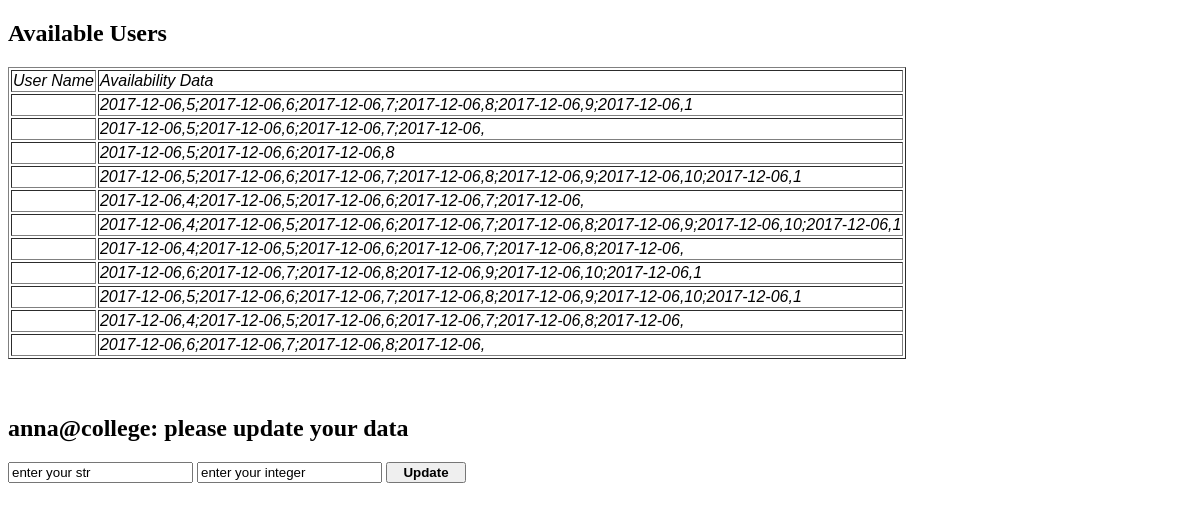
The app's page /manage_database (signed in), older data.
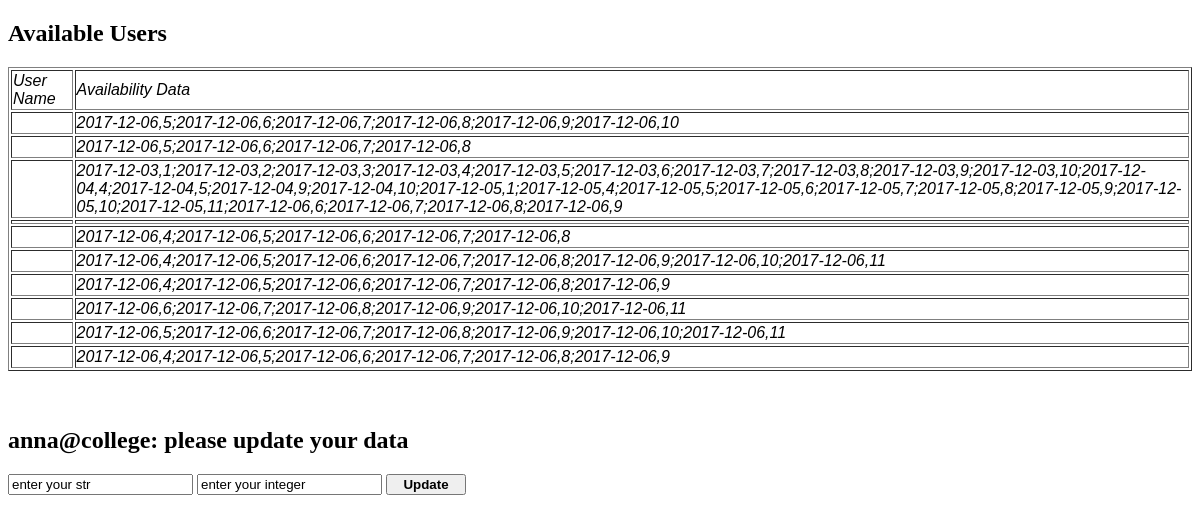
The same page, newer data.
### db_manager.py (models this page shows)
class _Dancer(_Base):
  __tablename__ = 'dancers'
  id = Column(Integer, primary_key=True)
  username = Column(String)
  firstname = Column(String)
  lastname = Column(String)
  availability = Column(String)
  password = Column(String)
  nonharvard = Column(Boolean)
  choreographer = Column(Boolean)
  dancers = Column(String)

### views.py (the view)
@app.route("/manage_database", methods=['GET', 'POST'])
@login_required
def manage_database():
  user_id = fk.request.cookies.get('user_id')
  if fk.request.method == 'POST':
    if "update" in fk.request.form:
      user_data = {}
      user_data["firstname"] = fk.request.form["firstname"]
      user_data["lastname"]  = fk.request.form["lastname"]
      user_data["email"]  = fk.request.form["email"]
      user_data["nonharvard"]  = fk.request.form["nonharvard"]
      user_data["choreographer"]  = fk.request.form["choreographer"]
      print("user_data: ", user_id, user_data)
      dm.user_update(user_id, user_data)
      db_list = dm.get_user_data_list()
      return fk.render_template('database_manager.html', data_list=db_list, user_name=user_id)
    else:
      raise("This button has not been handled yet")
  elif fk.request.method == 'GET':
    db_list = dm.get_user_data_list()
    return fk.render_template('database_manager.html', data_list=db_list, user_name=user_id)

### db_manager.py (called while the page is built)
def is_valid_user(username):
  s = _session()
  try:
    user = s.query(_Dancer).filter_by(username=username).one()
  except:
    return False
  else:
    return True

def get_user_data_list():
  class Dummy:
    def __init__(self, username, firstname, lastname, nonharvard, choreographer, dancers, availability):
      self.username = username
      self.firstname = firstname
      self.lastname = lastname
      self.nonharvard = nonharvard
      self.choreographer = choreographer
      self.dancers = dancers
      self.availability = availability
  s = _session()
  q = s.query(_Dancer)
  db_list = []
  for u in q:
    if u.username != 'harvardballetcompany@gmail.com':
      db_list.append(Dummy(u.username, u.firstname, u.lastname, u.nonharvard, u.choreographer, u.dancers, u.availability))
  return sorted(db_list, key = lambda x: x.firstname)

### views.py (called while the page is built)
def login_required(f):
  @wraps(f)
  def wrapper(*args, **kwargs):
    name = fk.request.cookies.get('user_id')
    if not dm.is_valid_user(name):
      return "You need to login first", 401
    else:
      return f(*args, **kwargs)
  return wrapper

### templates/database_manager.html (shortened to what this page needs)
<!doctype html>
<html>
  <form action="/manage_database", method="post">
    <h2> Available Users </h2>
    <div>
      <table class="db_table" border="1">
        <td><fn> User Name </fn></td>
        <td><fn> Availability Data </fn></td>
        {% for d in data_list %}
          <tr>
            <td><fn>{{d.name}} </fn></td>
            <td><fn>{{d.availability}} </fn></td>
          </tr>
        {% endfor %}
      </table>
    </div>
    <br> <br>
    <h2> {{user_name}}: please update your data </h2>
    <input type="text" name="data_str" value="enter your str" placeholder="new_str">
    <input type="text" name="data_int" value="enter your integer" placeholder="new_int">
    <input class="bn" type="submit" name="update" value="Update">
  </form>
</html>

Row changes from the older to the newer data that the page shows:
removed _Dancer: availability "2017-12-06,6;2017-12-06,7;2017-12-06,8;2017-12-06,"
changed _Dancer (number 1 of 10 on the later page): availability "2017-12-06,5;2017-12-06,6;2017-12-06,7;2017-12-06,8;2017-12-06,9;2017-12-06,1" → "2017-12-06,5;2017-12-06,6;2017-12-06,7;2017-12-06,8;2017-12-06,9;2017-12-06,10"
changed _Dancer (number 2 of 10 on the later page): availability "2017-12-06,5;2017-12-06,6;2017-12-06,7;2017-12-06," → "2017-12-06,5;2017-12-06,6;2017-12-06,7;2017-12-06,8"
changed _Dancer "anna@college": availability "2017-12-06,5;2017-12-06,6;2017-12-06,8" → "2017-12-03,1;2017-12-03,2;2017-12-03,3;2017-12-03,4;2017-12-03,5;2017-12-03,6;2017-12-03,7;2017-12-03,8;2017-12-03,9;2017-12-03,10;2017-12-04,4;2017-12-04,5;2017-12-04,9;2017-12-04,10;2017-12-05,1;2017-12-05,4;2017-12-05,5;2017-12-05,6;2017-12-05,7;2017-12-05,8;2017-12-05,9;2017-12-05,10;2017-12-05,11;2017-12-06,6;2017-12-06,7;2017-12-06,8;2017-12-06,9"
changed _Dancer (number 4 of 10 on the later page): availability "2017-12-06,5;2017-12-06,6;2017-12-06,7;2017-12-06,8;2017-12-06,9;2017-12-06,10;2017-12-06,1" → (not shown)
changed _Dancer (number 5 of 10 on the later page): availability "2017-12-06,4;2017-12-06,5;2017-12-06,6;2017-12-06,7;2017-12-06," → "2017-12-06,4;2017-12-06,5;2017-12-06,6;2017-12-06,7;2017-12-06,8"
changed _Dancer (number 6 of 10 on the later page): availability "2017-12-06,4;2017-12-06,5;2017-12-06,6;2017-12-06,7;2017-12-06,8;2017-12-06,9;2017-12-06,10;2017-12-06,1" → "2017-12-06,4;2017-12-06,5;2017-12-06,6;2017-12-06,7;2017-12-06,8;2017-12-06,9;2017-12-06,10;2017-12-06,11"
changed _Dancer (number 7 of 10 on the later page): availability "2017-12-06,4;2017-12-06,5;2017-12-06,6;2017-12-06,7;2017-12-06,8;2017-12-06," → "2017-12-06,4;2017-12-06,5;2017-12-06,6;2017-12-06,7;2017-12-06,8;2017-12-06,9"
changed _Dancer (number 8 of 10 on the later page): availability "2017-12-06,6;2017-12-06,7;2017-12-06,8;2017-12-06,9;2017-12-06,10;2017-12-06,1" → "2017-12-06,6;2017-12-06,7;2017-12-06,8;2017-12-06,9;2017-12-06,10;2017-12-06,11"
changed _Dancer (number 9 of 10 on the later page): availability "2017-12-06,5;2017-12-06,6;2017-12-06,7;2017-12-06,8;2017-12-06,9;2017-12-06,10;2017-12-06,1" → "2017-12-06,5;2017-12-06,6;2017-12-06,7;2017-12-06,8;2017-12-06,9;2017-12-06,10;2017-12-06,11"
changed _Dancer (number 10 of 10 on the later page): availability "2017-12-06,4;2017-12-06,5;2017-12-06,6;2017-12-06,7;2017-12-06,8;2017-12-06," → "2017-12-06,4;2017-12-06,5;2017-12-06,6;2017-12-06,7;2017-12-06,8;2017-12-06,9"
